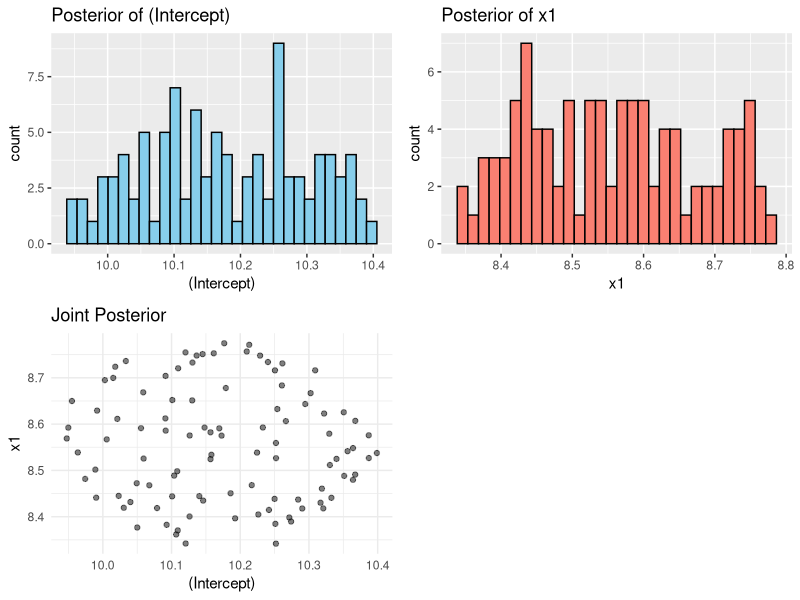

The R source for this figure:
# Load required libraries
library(ggplot2)
library(gridExtra)

# Read the data
x_data <- read.csv("X.csv", header = TRUE)
y <- read.csv("y.csv", header = TRUE)$y
x1 <- x_data$x1
x2 <- x_data$x2

# Prepare dataframe
df <- data.frame(
  y = y,
  x1 = x1,
  x2 = x2,
  x1_2 = x1^2,
  x1_4 = x1^4
)

# Fit Model 3: y ~ x1 + x1^2 + x1^4 + x2
model3 <- lm(y ~ x1 + x1_2 + x1_4 + x2, data = df)
summary(model3)

# Get estimated parameters
theta_hat <- coef(model3)
print(theta_hat)

# Select top 2 parameters with largest absolute values
theta_sorted <- sort(abs(theta_hat), decreasing = TRUE)
top_names <- names(theta_sorted)[1:2]
top_names

# Fix all other parameters
fixed_params <- theta_hat[!(names(theta_hat) %in% top_names)]

# Simulate y based on current sampled parameters
simulate_y <- function(sampled_params) {
  # Create a prediction using fixed and sampled parameters
  beta <- theta_hat
  beta[top_names[1]] <- sampled_params[1]
  beta[top_names[2]] <- sampled_params[2]
  
  y_sim <- beta["(Intercept)"] +
    beta["x1"] * df$x1 +
    beta["x1_2"] * df$x1_2 +
    beta["x1_4"] * df$x1_4 +
    beta["x2"] * df$x2
  return(y_sim)
}

# Rejection ABC
set.seed(42)
n_samples <- 10000
eps <- quantile((y - predict(model3))^2, 0.01)  # tolerance based on low SSE
accepted <- list()
priors <- list()

for (param in top_names) {
  center <- theta_hat[param]
  priors[[param]] <- runif(n_samples, min = center - 2, max = center + 2)
}

distances <- numeric(n_samples)

for (i in 1:n_samples) {
  sampled_params <- c(priors[[top_names[1]]][i], priors[[top_names[2]]][i])
  y_sim <- simulate_y(sampled_params)
  distances[i] <- sum((y - y_sim)^2)
}

# Accept samples with small distance
threshold <- quantile(distances, 0.01)
accepted_indices <- which(distances <= threshold)

# Posterior samples
posterior_1 <- priors[[top_names[1]]][accepted_indices]
posterior_2 <- priors[[top_names[2]]][accepted_indices]

# Plot marginal distributions
p1 <- ggplot(data.frame(posterior_1), aes(x = posterior_1)) +
  geom_histogram(bins = 30, fill = "skyblue", color = "black") +
  labs(title = paste("Posterior of", top_names[1]), x = top_names[1])

p2 <- ggplot(data.frame(posterior_2), aes(x = posterior_2)) +
  geom_histogram(bins = 30, fill = "salmon", color = "black") +
  labs(title = paste("Posterior of", top_names[2]), x = top_names[2])

# Joint plot
joint_df <- data.frame(p1 = posterior_1, p2 = posterior_2)
p_joint <- ggplot(joint_df, aes(x = p1, y = p2)) +
  geom_point(alpha = 0.5) +
  labs(title = "Joint Posterior", x = top_names[1], y = top_names[2]) +
  theme_minimal()

# Arrange plots
grid.arrange(p1, p2, p_joint, nrow = 2)
